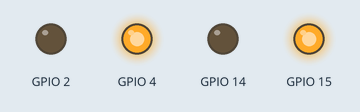
Simulated run of this sketch. Board: ESP32. Shown: output pins drawn as LEDs (lit = HIGH).

Above: at 0.1 s.
At 2.1 s:
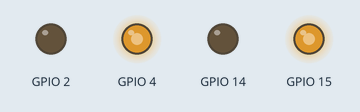
Timing chart, 0 to 3.6 s (numbered marks = the images above):
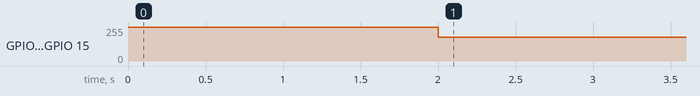

The sketch:

driver_esp.ino
```cpp
#define MOTOR_MAX 255  // максимальный сигнал на мотор (max 255)
#define JOY_MAX 40    // рабочий ход джойстика (из приложения)

#define IN1 4
#define IN2 2         // IN2 обязательно должен быть ШИМ пином!!!
#define IN3 14
#define IN4 15        // IN4 обязательно должен быть ШИМ пином!!!

//#include "GyverMotorESP.h"
//GMotor motorL(IN1, IN2, 2);
//GMotor motorR(IN4, IN3, 4);

int dir = 0;

void init_motor(uint8_t pin1, uint8_t pin2, uint8_t channel1, uint8_t channel2) {
  ledcSetup(channel1, 50000, 8);
  ledcAttachPin(pin1, channel1);

  ledcSetup(channel2, 50000, 8);
  ledcAttachPin(pin2, channel2);
}

void setSpeed(uint8_t channel1, uint8_t channel2, int duty) {
  ledcWrite(channel1, duty);
  ledcWrite(channel2, 0);
}

void setup() {
  // put your setup code here, to run once:
  Serial.begin(9600);
  init_motor(IN1, IN2, 2, 3);
  init_motor(IN4, IN3, 4, 5);

  setSpeed(2, 3, 255);
  setSpeed(4, 5, 255);
  delay(2000);
  setSpeed(2, 3, 180);
  setSpeed(4, 5, 180);

//  motorR.setMode(FORWARD);
//  motorL.setMode(FORWARD);
//  motorR.setSpeed(255);
//  motorL.setSpeed(255);
}

void loop() {
  // put your main code here, to run repeatedly:
//  Serial.write(dir);
//  // Serial.flush();
//  dir ^= 1;
//  delay(3000);
}
```
